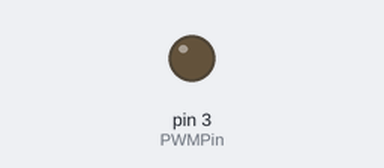
A program run on a simulated Arduino Pro Mini, built with avr-gcc and run on an emulated ATmega328P. Shown: output pins drawn as LEDs (lit = HIGH).

Above: at 0.1 s.
At 5.1 s:
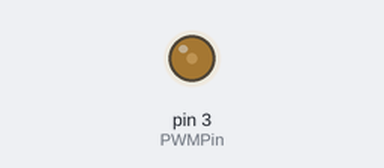
At 15.1 s:
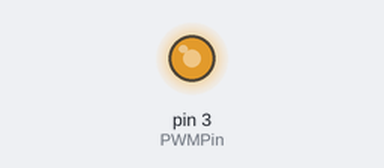
At 35.1 s:
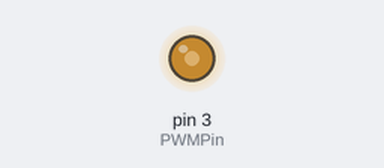
Timing chart, 0 to 36.6 s (numbered marks = the images above):
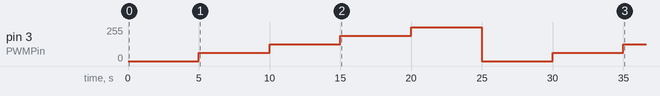

Measured:
- by itself, pin 3 (PWMPin): 0/255 → 61/255 at 5.0 s, → 126/255 5.0 s later, → 190/255 5.0 s later, → 255/255 5.0 s later, … (7 changes in this stretch)

The program:

main.cpp
```cpp
// 4-Wire PWM Fan Control
// Simple PWM control of fan with Arduino Mini Pro (5V)
// Fan Wiring
// Pin 1 -> 0VDC
// Pin 2 -> +12VDC
// Pin 3 -> Tach signal
// Pin 4 -> PWM Control (25kHz)

// Arduino Mini Wiring
// Pin 3 -> PWM Control

#include <Arduino.h>

int16_t PWMPin = 3;
void pwm25kHzBegin() {
  TCCR2A = 0;                                             // TC2 Control Register A
  TCCR2B = 0;                                             // TC2 Control Register B
  TIMSK2 = 0;                                             // TC2 Interrupt Mask Register
  TIFR2 = 0;                                              // TC2 Interrupt Flag Register
  TCCR2A |= (1 << COM2B1) | (1 << WGM21) | (1 << WGM20);  // OC2B cleared/set on match when up/down counting, fast PWM
  TCCR2B |= (1 << WGM22) | (1 << CS21);                   // prescaler 8
  OCR2A = 79;                                             // TOP overflow value (Hz)
  OCR2B = 0;
}

void pwmDuty(byte ocrb) {
  OCR2B = ocrb;                                           // PWM Width (duty)
}

void setup() {
  pinMode(PWMPin, OUTPUT);           // this is the PWM signal to the fan
  pwm25kHzBegin();                   // set up registers for 25kHz PWM control
  pwmDuty(0);                        // fan is off to start
}

void loop() {
  // Test code
  pwmDuty(0);                         // 0%
  delay(5000);                        // wait
  pwmDuty(19);                        // 25% (range = 0-79 = 1.25-100%)
  delay(5000);                        // wait, then speed up
  pwmDuty(39);                        // 50% (range = 0-79 = 1.25-100%)
  delay (5000);                       // wait
  pwmDuty(59);                        // 75% (range = 0-79 = 1.25-100%)
  delay (5000);                       // wait
  pwmDuty(79);                        // 100% (range = 0-79 = 1.25-100%)
  delay (5000);                       // wait
}
```
